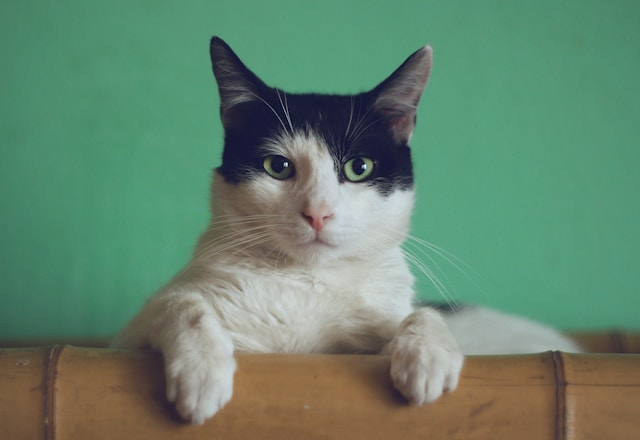
#> input picture data/cat.jpg, 640 x 440 px
$ python edge_detection.py
#> lines starting #> are read from the running program, lines starting #| are printed output that depends on the picture; after the words box and inside, x2 and y2 are one past the last pixel; in counts of white or black regions, pixels touching at a corner belong together
import os
import cv2
import numpy as np


img = cv2.imread(os.path.join(".","data","cat.jpg"))
#> img is the input picture: shape (440, 640, 3); mean B, G, R 109.9, 132.7, 100.8

img_gray = cv2.cvtColor(img, cv2.COLOR_BGR2GRAY)
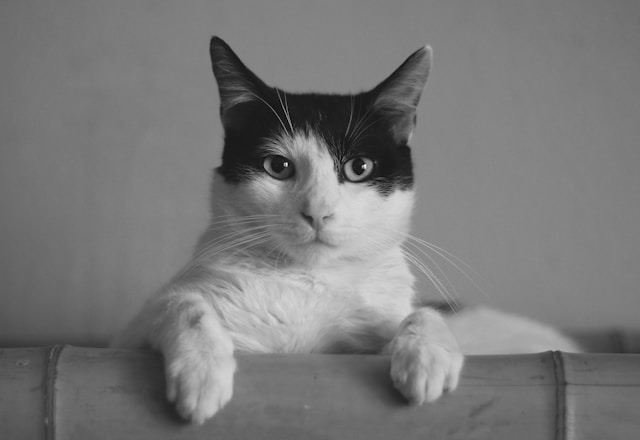
#> img_gray: shape (440, 640); min 1, max 245, mean 120.5
blur = cv2.GaussianBlur(img_gray, (5,5), 0)
img_edge = cv2.Canny(blur, 50, 200)
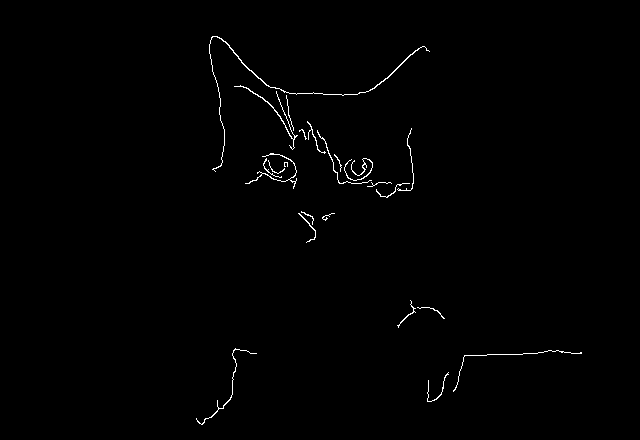
#> img_edge: shape (440, 640); 0.71% white in thin lines or dots, all inside (x1, y1, x2, y2) = (196, 36, 582, 425)
img_edge_di = cv2.dilate(img_edge, np.ones((5,5), dtype=np.int8))
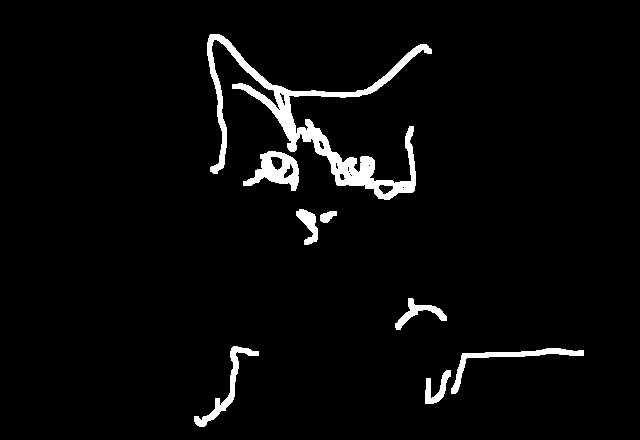
#> img_edge_di: shape (440, 640); 3.7% white; 8 white regions, largest, box (x1, y1, x2, y2) and area: (207, 34, 432, 200) 6174, (243, 151, 299, 191) 1096, (451, 348, 584, 394) 885
img_edge_er = cv2.erode(img_edge_di, np.ones((5,5), dtype=np.int8))
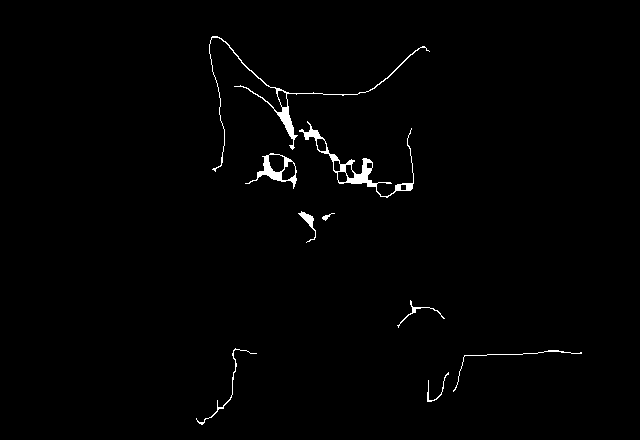
#> img_edge_er: shape (440, 640); 1.1% white; 9 white regions, largest, box (x1, y1, x2, y2) and area: (299, 121, 414, 198) 989, (209, 36, 430, 172) 891, (245, 153, 297, 189) 452

cv2.imshow('Img', img)
cv2.imshow('img_edge', img_edge)
cv2.imshow('img_edge_di', img_edge_di)
cv2.imshow('img_edge_er', img_edge_er)
cv2.waitKey(0)
